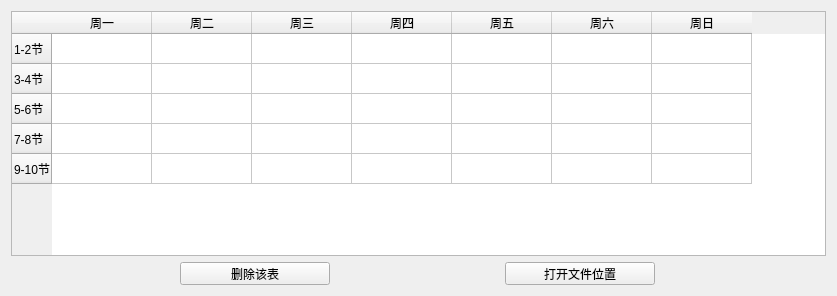
<?xml version="1.0" encoding="UTF-8"?>
<ui version="4.0">
 <class>free_t_page</class>
 <widget class="QWidget" name="free_t_page">
  <property name="geometry">
   <rect>
    <x>0</x>
    <y>0</y>
    <width>837</width>
    <height>296</height>
   </rect>
  </property>
  <property name="windowTitle">
   <string>Form</string>
  </property>
  <layout class="QVBoxLayout" name="verticalLayout">
   <item>
    <widget class="QTableWidget" name="tableWidget">
     <row>
      <property name="text">
       <string>1-2节</string>
      </property>
     </row>
     <row>
      <property name="text">
       <string>3-4节</string>
      </property>
     </row>
     <row>
      <property name="text">
       <string>5-6节</string>
      </property>
     </row>
     <row>
      <property name="text">
       <string>7-8节</string>
      </property>
     </row>
     <row>
      <property name="text">
       <string>9-10节</string>
      </property>
     </row>
     <column>
      <property name="text">
       <string>周一</string>
      </property>
     </column>
     <column>
      <property name="text">
       <string>周二</string>
      </property>
     </column>
     <column>
      <property name="text">
       <string>周三</string>
      </property>
     </column>
     <column>
      <property name="text">
       <string>周四</string>
      </property>
     </column>
     <column>
      <property name="text">
       <string>周五</string>
      </property>
     </column>
     <column>
      <property name="text">
       <string>周六</string>
      </property>
     </column>
     <column>
      <property name="text">
       <string>周日</string>
      </property>
     </column>
     <item row="0" column="0">
      <property name="text">
       <string/>
      </property>
     </item>
    </widget>
   </item>
   <item>
    <layout class="QHBoxLayout" name="horizontalLayout">
     <item>
      <widget class="QPushButton" name="pb_del">
       <property name="maximumSize">
        <size>
         <width>150</width>
         <height>23</height>
        </size>
       </property>
       <property name="text">
        <string>删除该表</string>
       </property>
      </widget>
     </item>
     <item>
      <widget class="QPushButton" name="pb_open_path">
       <property name="maximumSize">
        <size>
         <width>150</width>
         <height>23</height>
        </size>
       </property>
       <property name="text">
        <string>打开文件位置</string>
       </property>
      </widget>
     </item>
    </layout>
   </item>
  </layout>
 </widget>
 <resources/>
 <connections/>
</ui>
